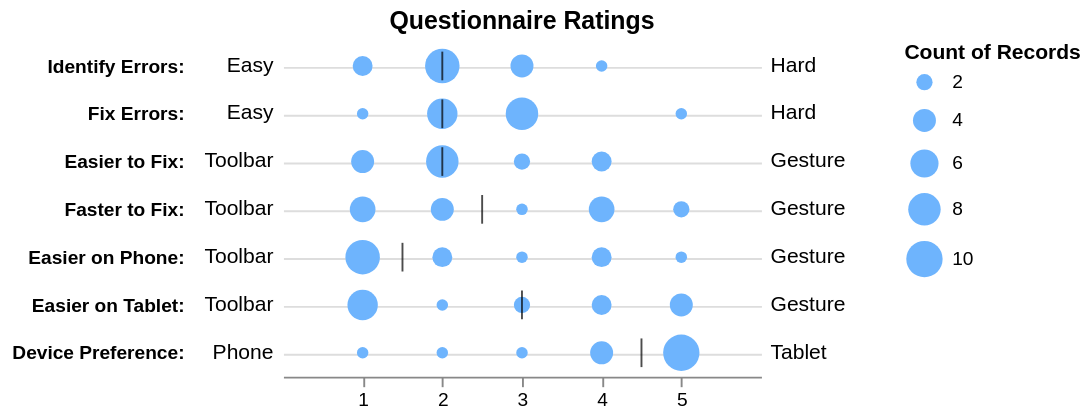

Source (Vega-Lite JSON):
### Vega specification from a JSON file in a GitHub repository (floating-point values rounded to 4 significant figures; data arrays with more than 128 entries replaced by an {"elided": "..."} marker saying what was removed)
{"$schema": "https://vega.github.io/schema/vega/v5.json", "description": "Likert Scale Ratings Distributions and Medians. (Figure 9 from @jhoffswell and @zcliu's ['Interactive Repair of Tables Extracted from PDF Documents on Mobile Devices'](https://idl.cs.washington.edu/files/2019-InteractiveTableRepair-CHI.pdf))", "background": "white", "padding": 5, "width": 250, "height": 175, "title": {"text": "Questionnaire Ratings", "frame": "group"}, "style": "cell", "encode": {"update": {"stroke": {"value": null}}}, "data": [{"name": "medians", "values": [{"name": "Identify Errors:", "median": 2.0, "lo": "Easy", "hi": "Hard"}, {"name": "Fix Errors:", "median": 2, "lo": "Easy", "hi": "Hard"}, {"name": "Easier to Fix:", "median": 2.0, "lo": "Toolbar", "hi": "Gesture"}, {"name": "Faster to Fix:", "median": 2.5, "lo": "Toolbar", "hi": "Gesture"}, {"name": "Easier on Phone:", "median": 1.5, "lo": "Toolbar", "hi": "Gesture"}, {"name": "Easier on Tablet:", "median": 3.0, "lo": "Toolbar", "hi": "Gesture"}, {"name": "Device Preference:", "median": 4.5, "lo": "Phone", "hi": "Tablet"}]}, {"name": "values", "values": {"elided": "170 records"}}, {"name": "data_0", "source": "medians", "transform": [{"type": "filter", "expr": "isValid(datum[\"median\"]) && isFinite(+datum[\"median\"])"}]}, {"name": "data_1", "source": "values", "transform": [{"type": "filter", "expr": "datum.name != 'Toolbar_First'"}, {"type": "filter", "expr": "datum.name != 'Tablet_First'"}, {"type": "filter", "expr": "datum.name != 'Participant ID'"}, {"type": "aggregate", "groupby": ["name", "value"], "ops": ["count"], "fields": [null], "as": ["__count"]}, {"type": "filter", "expr": "isValid(datum[\"value\"]) && isFinite(+datum[\"value\"])"}]}], "marks": [{"name": "layer_0_marks", "type": "symbol", "style": ["circle"], "from": {"data": "data_1"}, "encode": {"update": {"fill": {"value": "#6EB4FD"}, "ariaRoleDescription": {"value": "circle"}, "description": {"signal": "\"name: \" + (isValid(datum[\"name\"]) ? datum[\"name\"] : \"\"+datum[\"name\"]) + \"; value: \" + (format(datum[\"value\"], \"\")) + \"; Number of Ratings: \" + (format(datum[\"__count\"], \"\"))"}, "x": {"scale": "x", "field": "value"}, "y": {"scale": "y", "field": "name"}, "size": {"scale": "size", "field": "__count"}, "shape": {"value": "circle"}}}}, {"name": "layer_1_marks", "type": "rect", "style": ["tick"], "from": {"data": "data_0"}, "encode": {"update": {"opacity": {"value": 0.7}, "fill": {"value": "black"}, "ariaRoleDescription": {"value": "tick"}, "description": {"signal": "\"name: \" + (isValid(datum[\"name\"]) ? datum[\"name\"] : \"\"+datum[\"name\"]) + \"; median: \" + (format(datum[\"median\"], \"\"))"}, "xc": {"scale": "x", "field": "median"}, "yc": {"scale": "y", "field": "name"}, "height": {"value": 15}, "width": {"value": 1}}}}, {"name": "layer_2_marks", "type": "text", "style": ["text"], "from": {"data": "medians"}, "encode": {"update": {"align": {"value": "right"}, "fill": {"value": "black"}, "description": {"signal": "\"name: \" + (isValid(datum[\"name\"]) ? datum[\"name\"] : \"\"+datum[\"name\"]) + \"; lo: \" + (isValid(datum[\"lo\"]) ? datum[\"lo\"] : \"\"+datum[\"lo\"])"}, "x": {"value": -5}, "y": {"scale": "y", "field": "name"}, "text": {"signal": "isValid(datum[\"lo\"]) ? datum[\"lo\"] : \"\"+datum[\"lo\"]"}, "baseline": {"value": "middle"}}}}, {"name": "layer_3_marks", "type": "text", "style": ["text"], "from": {"data": "medians"}, "encode": {"update": {"align": {"value": "left"}, "fill": {"value": "black"}, "description": {"signal": "\"name: \" + (isValid(datum[\"name\"]) ? datum[\"name\"] : \"\"+datum[\"name\"]) + \"; hi: \" + (isValid(datum[\"hi\"]) ? datum[\"hi\"] : \"\"+datum[\"hi\"])"}, "x": {"value": 255}, "y": {"scale": "y", "field": "name"}, "text": {"signal": "isValid(datum[\"hi\"]) ? datum[\"hi\"] : \"\"+datum[\"hi\"]"}, "baseline": {"value": "middle"}}}}], "scales": [{"name": "x", "type": "linear", "domain": [0, 6], "range": [0, {"signal": "width"}], "nice": true, "zero": true}, {"name": "y", "type": "point", "domain": {"fields": [{"data": "data_1", "field": "name"}, {"data": "data_0", "field": "name"}, {"data": "medians", "field": "name"}]}, "range": [0, {"signal": "height"}], "padding": 0.5}, {"name": "size", "type": "linear", "domain": {"data": "data_1", "field": "__count"}, "range": [0, 361], "zero": true}], "axes": [{"scale": "y", "orient": "left", "grid": true, "offset": 50, "gridScale": "x", "domain": false, "labels": false, "aria": false, "maxExtent": 0, "minExtent": 0, "ticks": false, "zindex": 0}, {"scale": "x", "orient": "bottom", "grid": false, "values": [1, 2, 3, 4, 5], "labelFlush": true, "labelOverlap": true, "zindex": 0}, {"scale": "y", "orient": "left", "grid": false, "domain": false, "labelFontWeight": "bold", "offset": 50, "ticks": false, "zindex": 0}], "legends": [{"offset": 75, "size": "size", "gradientLength": {"signal": "clamp(height, 64, 200)"}, "symbolType": "circle", "title": "Count of Records", "encode": {"symbols": {"update": {"fill": {"value": "#6EB4FD"}, "stroke": {"value": "transparent"}}}}}]}
